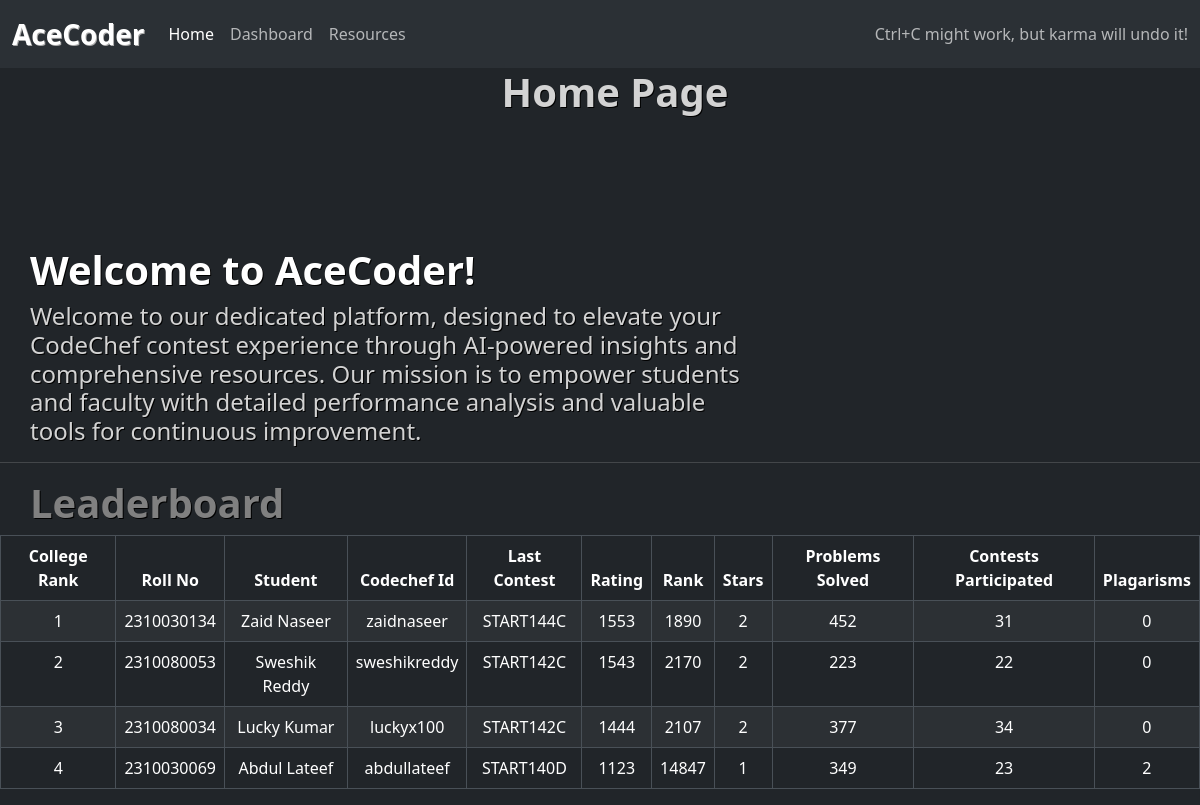
Before: / with the older database file.
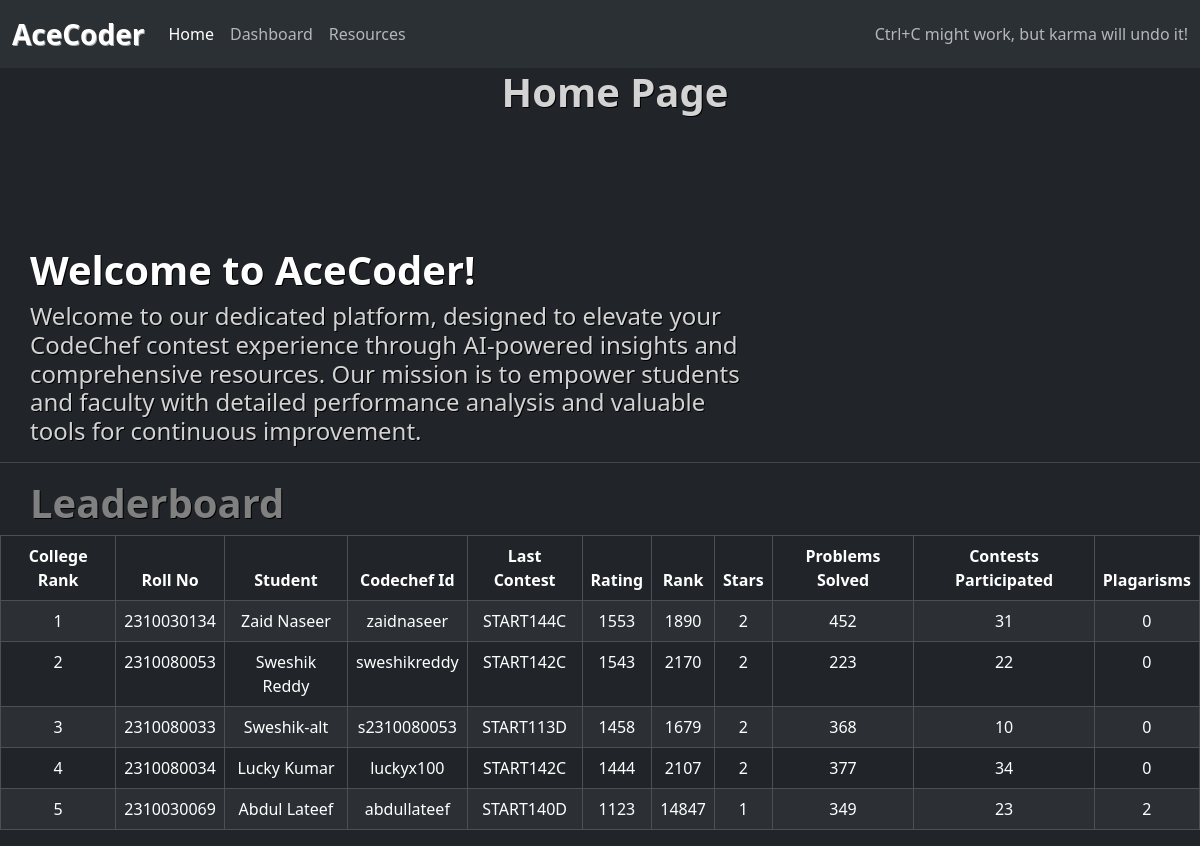
After: the same page with the newer database file.
### dashboard/models.py (models this page shows, shortened)
class Codechef_database(models.Model):
    student = models.ForeignKey("Student", on_delete=models.CASCADE, null=True)
    last_contest = models.CharField(max_length=10 ,null=True, blank=True)
    latest_rating = models.IntegerField(null=True, blank=True)
    latest_rank = models.IntegerField(null=True, blank=True)
    no_of_contests = models.IntegerField(null=True, blank=True)
    no_of_problems = models.IntegerField(null=True, blank=True)
    plagarisms = models.IntegerField(null=True, blank=True)
    stars = models.IntegerField(null=True, blank=True)

class Student(models.Model): # Model for Student database
    department_options = (
        ('Ai&Ds', 'Ai&Ds'),
        ('CSE', 'CSE'),
        ('ECE', 'ECE'),
    )
    years_options = (
        ('1', '1'),
        ('2', '2'),
        ('3', '3'),
        ('4', '4'),
    )
    sections_options = (
        ('1', '1'),
        ('2', '2'),
        ('3', '3'),
        ('4', '4'),
        ('5', '5'),
        ('6', '6'),
        ('7', '7'),
        ('8', '8'),
        ('9', '9'),
    )
    name = models.CharField(max_length=200)
    roll_no = models.CharField(max_length=10)
    codechef_id = models.CharField(max_length=100, null=True)
    department = models.CharField(choices=department_options, max_length=5)
    year = models.CharField(choices=years_options, max_length=1)
    section = models.CharField(choices=sections_options, max_length=1)

### dashboard/views.py (the view)
# urls.py: 2. Add a URL to urlpatterns:  path('', views.home, name='home')
def home(request):
    details = Codechef_database.objects.all().order_by('-latest_rating', 'latest_rank')
    return render(request, "home.html", {'details': details})

### templates/home.html (shortened to what this page needs)
{% extends "base.html" %}
{% block content %}
<h1 style="text-align: center; color: lightgrey; margin-bottom: 130px">Home Page</h1>
<div class="info_card">
    <h1 style="color: white">Welcome to AceCoder!</h1>
    <h4>Welcome to our dedicated platform, designed to elevate your CodeChef contest experience through AI-powered insights and comprehensive resources. Our mission is to empower students and faculty with detailed performance analysis and valuable tools for continuous improvement.</h4>
</div>
<hr style="color: darkgrey">
<h1>Leaderboard</h1>
<table class="table table-striped table-bordered">
    <thead>
        <tr style="text-align: center">
            <th>College Rank</th>
            <th>Roll No</th>
            <th>Student</th>
            <th>Codechef Id</th>
            <th>Last Contest</th>
            <th>Rating</th>
            <th>Rank</th>
            <th>Stars</th>
            <th>Problems Solved</th>
            <th>Contests Participated</th>
            <th>Plagarisms</th>
        </tr>
    </thead>
    <tbody>
        {% for student in details %}
        <tr style="text-align: center">
            <td>{{ forloop.counter }}</td>
            <td>{{student.student.roll_no}}</td>
            <td>{{student.student.name}}</td>
            <td>{{student.student.codechef_id}}</td>
            <td>{{student.last_contest}}</td>
            <td>{{student.latest_rating}}</td>
            <td>{{student.latest_rank}}</td>
            <td>{{student.stars}}</td>
            <td>{{student.no_of_problems}}</td>
            <td>{{student.no_of_contests}}</td>
            <td>{{student.plagarisms}}</td>
        </tr>
        {% endfor %}
    </tbody>
</table>
{% endblock %}

### templates/base.html (shortened to what this page needs)
<!doctype html>
<html lang="en" data-bs-theme="dark">
  <head>
    {% include "navbar.html" %}
    <link href="https://cdn.jsdelivr.net/npm/bootstrap@5.3.3/dist/css/bootstrap.min.css" rel="stylesheet">
  </head>
  <body>
    {% block content %}
    {% endblock %}
  </body>
</html>

### templates/navbar.html (shortened to what this page needs)
<nav class="navbar navbar-expand-lg bg-body-tertiary">
    <div class="container-fluid">
        <a class="navbar-brand" href="#" style="font-weight: bold; color: white; text-shadow: 1px 1px darkgrey; font-size: 28px">AceCoder</a>
        <div class="collapse navbar-collapse" id="navbarText">
        <ul class="navbar-nav me-auto mb-2 mb-lg-0">
            <li class="nav-item">
            <a class="nav-link active" aria-current="page" href="{% url "home" %}">Home</a>
            </li>
            <li class="nav-item">
            <a class="nav-link" href="{% url "dashboard" %}">Dashboard</a>
            </li>
            <li class="nav-item">
            <a class="nav-link" href="#">Resources</a>
            </li>
        </ul>
        <span class="navbar-text">
            Ctrl+C might work, but karma will undo it!
        </span>
        </div>
    </div>
</nav>

### templates/home.html (style rules this page uses)
h1,h2,h3 { font-weight: bold; margin-left: 30px; color: grey; text-shadow: 1px 1px black }
h4 { margin-left: 30px; font-size: 24px; color: lightgrey; text-shadow: 1px 1px black }
.info_card { width: 750px; }

Changed rows visible on the page:
added Codechef_database: student.roll_no "2310080033", student.name "Sweshik-alt", student.codechef_id "s2310080053", last_contest "START113D", latest_rating "1458", latest_rank "1679", stars "2", no_of_problems "368", no_of_contests "10", plagarisms "0"
